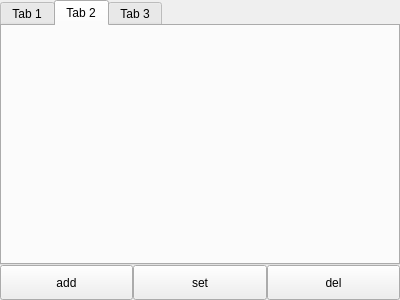
<?xml version="1.0" encoding="UTF-8"?>
<ui version="4.0">
 <class>CameraMenu</class>
 <widget class="QWidget" name="CameraMenu">
  <property name="geometry">
   <rect>
    <x>0</x>
    <y>0</y>
    <width>400</width>
    <height>300</height>
   </rect>
  </property>
  <property name="windowTitle">
   <string>CameraMenu</string>
  </property>
  <layout class="QGridLayout" name="gridLayout">
   <property name="leftMargin">
    <number>0</number>
   </property>
   <property name="topMargin">
    <number>0</number>
   </property>
   <property name="rightMargin">
    <number>0</number>
   </property>
   <property name="bottomMargin">
    <number>0</number>
   </property>
   <property name="spacing">
    <number>0</number>
   </property>
   <item row="0" column="0">
    <layout class="QGridLayout" name="grid_main">
     <property name="spacing">
      <number>0</number>
     </property>
     <item row="1" column="0">
      <layout class="QGridLayout" name="grid_button">
       <property name="spacing">
        <number>0</number>
       </property>
       <item row="1" column="1">
        <widget class="QPushButton" name="pb_set">
         <property name="minimumSize">
          <size>
           <width>0</width>
           <height>35</height>
          </size>
         </property>
         <property name="text">
          <string>set</string>
         </property>
        </widget>
       </item>
       <item row="1" column="2">
        <widget class="QPushButton" name="pb_del">
         <property name="minimumSize">
          <size>
           <width>0</width>
           <height>35</height>
          </size>
         </property>
         <property name="text">
          <string>del</string>
         </property>
        </widget>
       </item>
       <item row="1" column="0">
        <widget class="QPushButton" name="pb_add">
         <property name="minimumSize">
          <size>
           <width>0</width>
           <height>35</height>
          </size>
         </property>
         <property name="text">
          <string>add</string>
         </property>
        </widget>
       </item>
      </layout>
     </item>
     <item row="0" column="0">
      <widget class="MenuTabWidget" name="tw_item">
       <property name="tabPosition">
        <enum>QTabWidget::North</enum>
       </property>
       <property name="currentIndex">
        <number>1</number>
       </property>
       <widget class="ItemListWidget" name="itm_list_1">
        <attribute name="title">
         <string>Tab 1</string>
        </attribute>
       </widget>
       <widget class="ItemListWidget" name="itm_list_2">
        <attribute name="title">
         <string>Tab 2</string>
        </attribute>
       </widget>
       <widget class="ItemListWidget" name="itm_list_3">
        <attribute name="title">
         <string>Tab 3</string>
        </attribute>
       </widget>
      </widget>
     </item>
    </layout>
   </item>
  </layout>
 </widget>
 <layoutdefault spacing="6" margin="11"/>
 <customwidgets>
  <customwidget>
   <class>ItemListWidget</class>
   <extends>QWidget</extends>
   <header>item_listwidget.h</header>
   <container>1</container>
  </customwidget>
  <customwidget>
   <class>MenuTabWidget</class>
   <extends>QTabWidget</extends>
   <header location="global">menu_tabwidget.h</header>
   <container>1</container>
  </customwidget>
 </customwidgets>
 <resources/>
 <connections/>
</ui>
